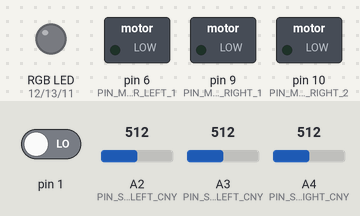
Simulated run of this sketch. Board: Arduino Leonardo, built with avr-gcc and run on an emulated ATmega32U4. Parts: switched loads named in the sketch (green lamp = pin HIGH), an RGB LED mixed from three pins (HIGH = lit). The test bench sets the inputs (shaded band); at power-on: A3 (PIN_SENSOR_FRONTAL_CENTER_LEFT_CNY) = 512, A4 (PIN_SENSOR_FRONTAL_CENTER_RIGHT_CNY) = 512, pin 1 LOW, A2 (PIN_SENSOR_FRONTAL_LEFT_CNY) = 512.

Above: at 1.2 s.
1.3 s: A3 (PIN_SENSOR_FRONTAL_CENTER_LEFT_CNY) set to 492
At 1.7 s:
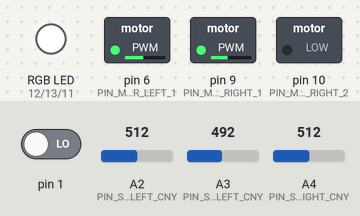
2.8 s: A3 (PIN_SENSOR_FRONTAL_CENTER_LEFT_CNY) set to 510
At 4.0 s:
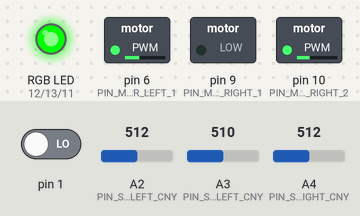
4.3 s: A4 (PIN_SENSOR_FRONTAL_CENTER_RIGHT_CNY) set to 487
At 5.2 s:
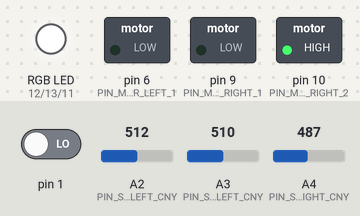
5.8 s: A4 (PIN_SENSOR_FRONTAL_CENTER_RIGHT_CNY) set to 510
At 6.5 s:
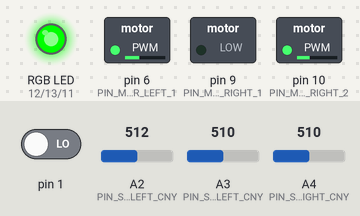
7.3 s: A4 (PIN_SENSOR_FRONTAL_CENTER_RIGHT_CNY) set to 490
At 8.7 s:
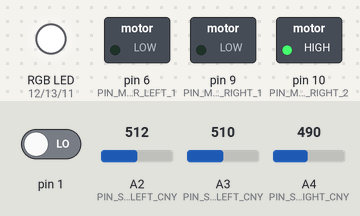
Timing chart, 0 to 9.8 s (numbered marks = the images above; inputs shaded):
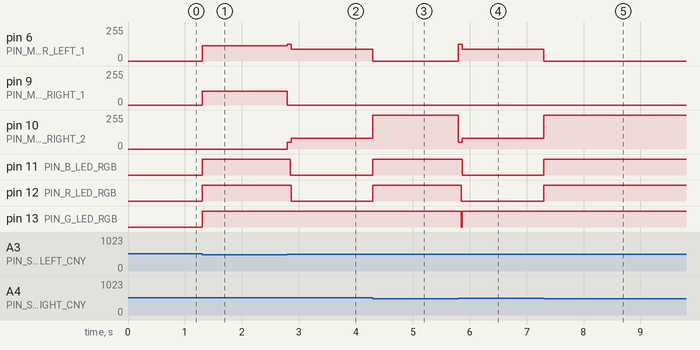

The sketch:

esibot.ino
```cpp
#include "Functions.h"

//Pin medidor de batería.
#define PIN_BATTERY_METER A6

int contBatteryStatus;
int sumBatteryStatus;
boolean batteryStatus = true; //'true' Estado de la batería OK, 'false' batería agotada

//variable de la interrupcion
volatile boolean noAbatido = true;

Functions *functions;

void setup() {
  Serial1.begin(9600);
  pinMode(PIN_BATTERY_METER, INPUT);
  sumBatteryStatus = 0;
  contBatteryStatus = 0;
  // se introduce la interrupcion
  attachInterrupt(digitalPinToInterrupt(1), muerto, RISING);
}

void loop() {
  functions->followLine();
}


void muerto()
{
  noAbatido = false;
  detachInterrupt(digitalPinToInterrupt(1));
}
```

Functions.cpp
```cpp
#include "Functions.h"

void Functions::choose()
{
	String s = Serial1.readString();
	if (s == "choose")
	  conf = true;
	else if (s == "back")
	  conf = false;

  if (conf)
  {
    switch (s[0])
    {
      case 1: sumo(); break;
      case 2:
        followLine(); break;
      case 3:
        remoteControl();
        Serial1.println(2);
        break;
    }
  }
}

void Functions::sumo()
{
	while (!_sensors->obstacleOpposite())
		_moves->rotateRight(2);

	_moves->front(2);

	if (_sensors->isBlack(PIN_SENSOR_FRONTAL_CENTER_LEFT_CNY))
	{
		_moves->back(2);
		delay(500);
		_moves->rotateRight(2);
		delay(1000);
	}
}

void Functions::remoteControl()
{
	int val;
  int vel = 2;
	int bytes = Serial1.available();

	if (bytes > 0)
	{
		val = Serial1.read();
		Serial.println(val);
	}

	switch (val)
	{
		case 10: _moves->front(vel); break;
		case 11: _moves->back(vel); break;
		case 12: _moves->turnRight(vel); break;
		case 13: _moves->turnLeft(vel); break;
		case 14: _moves->rotateRight(vel); break;
		case 15: _moves->rotateLeft(vel); break;
    case 16:
      switch (vel)
      {
        case 1: vel = 4;
        case 2: vel--;
        case 3: vel--;
        case 4: vel--;
      } break;
		default:
		  _moves->stop();
		  conf = false;
		  break;
	}
}

void Functions::followLine()
{
	int vel = 2;
	//CNYs in the middle detect black
	if (_sensors->isBlack(PIN_SENSOR_FRONTAL_CENTER_LEFT_CNY) && _sensors->isBlack(PIN_SENSOR_FRONTAL_CENTER_RIGHT_CNY))
	{
		if (!_sensors->isBlack(PIN_SENSOR_FRONTAL_LEFT_CNY) && !_sensors->isBlack(PIN_SENSOR_FRONTAL_RIGHT_CNY) &&
		    !_sensors->isBlack(PIN_SENSOR_BACK_LEFT_CNY) && !_sensors->isBlack(PIN_SENSOR_BACK_RIGHT_CNY))
			_moves->front(vel);
	}
	else if (_sensors->isBlack(PIN_SENSOR_FRONTAL_CENTER_LEFT_CNY) && !_sensors->isBlack(PIN_SENSOR_FRONTAL_CENTER_RIGHT_CNY))
	{
		while (!_sensors->isBlack(PIN_SENSOR_FRONTAL_CENTER_RIGHT_CNY))
			_moves->rotateLeft(vel);
		_moves->turnLeft(vel);
		delay(20);
		_moves->front(vel);
	}
	else if (_sensors->isBlack(PIN_SENSOR_FRONTAL_CENTER_RIGHT_CNY) && !_sensors->isBlack(PIN_SENSOR_FRONTAL_CENTER_LEFT_CNY))
	{
		while (!_sensors->isBlack(PIN_SENSOR_FRONTAL_CENTER_LEFT_CNY))
			_moves->rotateRight(vel);
		_moves->turnRight(vel);
		delay(20);
		_moves->front(vel);
	}
	else
	{
		if (_sensors->isBlack(PIN_SENSOR_BACK_RIGHT_CNY))
		{
			_moves->turnLeft(vel);
			delay(40);
		}
		else if (_sensors->isBlack(PIN_SENSOR_BACK_LEFT_CNY))
		{
			_moves->turnRight(vel);
			delay(40);
		}
	}
}

boolean Functions::checkBatteryStatus()
{
//  float battery_med;//variable para calcular la media de varias lecturas
//  int battery=analogRead(PIN_BATTERY_METER); //Lee batería
//
//  contBatteryStatus++;
//  sumBatteryStatus+=battery;
//
////   if(contBatteryStatus == 15){
////      int battery_med = sumBatteryStatus/15;
////      Serial.println(battery);
////      Serial.println(battery_med);
////      Serial.println(contBatteryStatus);
////      Serial.println("*******");
////      if(battery_med < 720){ //Si es menor del mínimo (720 ~ 7 V):
////
////          analogWrite(PIN_G_LED_RGB, 255);
////          analogWrite(PIN_R_LED_RGB, 0);
////          analogWrite(PIN_B_LED_RGB, 0);
////          //tone(PIN_ZUMBADOR, 1500, 500);
////          delay(500);
////          analogWrite(PIN_G_LED_RGB, 0);
////          analogWrite(PIN_R_LED_RGB, 255);
////          analogWrite(PIN_B_LED_RGB, 0);
////          //tone(PIN_ZUMBADOR, 2000, 500);
////                delay(500);
////          analogWrite(PIN_G_LED_RGB, 0);
////          analogWrite(PIN_R_LED_RGB, 0);
////          analogWrite(PIN_B_LED_RGB, 255);
////          //tone(PIN_ZUMBADOR, 2500, 500);
////                delay(500);
////          analogWrite(PIN_G_LED_RGB, 0);
////          analogWrite(PIN_R_LED_RGB, 0);
////          analogWrite(PIN_B_LED_RGB, 0);
////            //    noTone(PIN_ZUMBADOR);
////                delay(500);
////          contBatteryStatus = 0;
////          sumBatteryStatus=0;
////          return false;
////
////        }
////      else if(battery_med >= 720){//Si el nivel de batería es bueno:
////
////          if(battery_med < 760){//(720 ~ 7V < nivel de batería < 760 ~ 7.4V)
////            //Cerca de agotarse la batería.
////            //Emite 3 pitidos
////
////            for(int i=0;i<3;i++){
////        tone(PIN_ZUMBADOR, 3000, 200);
////        noTone(PIN_ZUMBADOR);
////              delay(200);
////              }
////      }
////      contBatteryStatus = 0;
////        sumBatteryStatus=0;
////          analogWrite(PIN_G_LED_RGB, 0);
////          analogWrite(PIN_R_LED_RGB, 0);
////          analogWrite(PIN_B_LED_RGB, 0);
////        return true;
////    }
////    }
}
```

Functions.h
```cpp
#ifndef FUNCTIONS
#define FUNCTIONS

#include <Arduino.h>
#include "Moves.h"
#include "Sensors.h"
#include "Outputs.h"

class Functions
{
public:
  void choose();
	void sumo();
	void remoteControl();
	void followLine();
  void moveUS();
  void moveIR();
  boolean checkBatteryStatus();
private:
  Moves *_moves;
  Sensors *_sensors;
  Outputs *_outputs;
  bool conf;
};

#endif
```

Moves.cpp
```cpp
#include "Moves.h"
#include "Outputs.h"

Moves::Moves()
{
	pinMode(PIN_MOTOR_LEFT_1, OUTPUT);
	pinMode(PIN_MOTOR_LEFT_2, OUTPUT);
	pinMode(PIN_MOTOR_RIGHT_1, OUTPUT);
	pinMode(PIN_MOTOR_RIGHT_2, OUTPUT);
}

void Moves::rotateRight(int n)
{
	analogWrite(PIN_MOTOR_RIGHT_1, (int)(PULSE_MOTOR_SPEED_LEVEL_4 / n));
	digitalWrite(PIN_MOTOR_RIGHT_2, LOW);
	analogWrite(PIN_MOTOR_LEFT_1, (int)(PULSE_MOTOR_SPEED_LEVEL_5 / n));
	digitalWrite(PIN_MOTOR_LEFT_2, LOW);
	analogWrite(PIN_G_LED_RGB, 255);
	analogWrite(PIN_R_LED_RGB, 255);
	analogWrite(PIN_B_LED_RGB, 255);
}

void Moves::turnRight(int n)
{
	digitalWrite(PIN_MOTOR_RIGHT_1, LOW);
	//analogWrite(PIN_MOTOR_RIGHT_2, (int)(PULSE_MOTOR_SPEED_LEVEL_3 / n));
	//analogWrite(PIN_MOTOR_LEFT_1, (int)(PULSE_MOTOR_SPEED_LEVEL_4 / n));
  analogWrite(PIN_MOTOR_RIGHT_2, (int)(PULSE_MOTOR_SPEED_LEVEL_1 / n));
  analogWrite(PIN_MOTOR_LEFT_1, (int)(PULSE_MOTOR_SPEED_LEVEL_7 / n));
	digitalWrite(PIN_MOTOR_LEFT_2, LOW);
	delay(10);/*
	digitalWrite(PIN_MOTOR_RIGHT_1, LOW);
	digitalWrite(PIN_MOTOR_RIGHT_2, LOW);
	analogWrite(PIN_MOTOR_LEFT_1, (int)(PULSE_MOTOR_SPEED_LEVEL_4 / n));
	digitalWrite(PIN_MOTOR_LEFT_2, LOW);*/
	delay(40);
	analogWrite(PIN_G_LED_RGB, 255);
	analogWrite(PIN_R_LED_RGB, 255);
	analogWrite(PIN_B_LED_RGB, LOW);
}

void Moves::rotateLeft(int n)
{
	analogWrite(PIN_MOTOR_RIGHT_1, LOW);
	digitalWrite(PIN_MOTOR_RIGHT_2, (int)(PULSE_MOTOR_SPEED_LEVEL_4 / n));
	analogWrite(PIN_MOTOR_LEFT_1, LOW);
	digitalWrite(PIN_MOTOR_LEFT_2, (int)(PULSE_MOTOR_SPEED_LEVEL_5 / n));
	analogWrite(PIN_G_LED_RGB, 255);
	analogWrite(PIN_R_LED_RGB, 255);
	analogWrite(PIN_B_LED_RGB, 255);
}

void Moves::turnLeft(int n)
{
	digitalWrite(PIN_MOTOR_RIGHT_1, LOW);
	//analogWrite(PIN_MOTOR_RIGHT_2, (int)(PULSE_MOTOR_SPEED_LEVEL_3 / n));
	//analogWrite(PIN_MOTOR_LEFT_1, (int)(PULSE_MOTOR_SPEED_LEVEL_4 / n));
  analogWrite(PIN_MOTOR_RIGHT_2, (int)(PULSE_MOTOR_SPEED_LEVEL_1 / n));
  analogWrite(PIN_MOTOR_LEFT_1, (int)(PULSE_MOTOR_SPEED_LEVEL_7 / n));
	digitalWrite(PIN_MOTOR_LEFT_2, LOW);
	delay(10);/*
	digitalWrite(PIN_MOTOR_RIGHT_1, LOW);
	analogWrite(PIN_MOTOR_RIGHT_2, (int)(PULSE_MOTOR_SPEED_LEVEL_3 / n));
	digitalWrite(PIN_MOTOR_LEFT_1, LOW);
	digitalWrite(PIN_MOTOR_LEFT_2, LOW);*/
	delay(40);
	analogWrite(PIN_G_LED_RGB, LOW);
	analogWrite(PIN_R_LED_RGB, LOW);
	analogWrite(PIN_B_LED_RGB, 255);
}

void Moves::front(int n)
{
	digitalWrite(PIN_MOTOR_RIGHT_1, LOW);
	analogWrite(PIN_MOTOR_RIGHT_2, (int)(PULSE_MOTOR_SPEED_LEVEL_2 / n));
	analogWrite(PIN_MOTOR_LEFT_1, (int)(PULSE_MOTOR_SPEED_LEVEL_3 / n));
	digitalWrite(PIN_MOTOR_LEFT_2, LOW);
	analogWrite(PIN_G_LED_RGB, 255);
	analogWrite(PIN_R_LED_RGB, LOW);
	analogWrite(PIN_B_LED_RGB, LOW);
}

void Moves::back(int n)
{
	digitalWrite(PIN_MOTOR_RIGHT_2, LOW);
	digitalWrite(PIN_MOTOR_LEFT_1, LOW);
	analogWrite(PIN_MOTOR_RIGHT_1, (int)(PULSE_MOTOR_SPEED_LEVEL_1 / n));
	analogWrite(PIN_MOTOR_LEFT_2, (int)(PULSE_MOTOR_SPEED_LEVEL_2 / n));
	analogWrite(PIN_G_LED_RGB, LOW);
	analogWrite(PIN_R_LED_RGB, 255);
	analogWrite(PIN_B_LED_RGB, LOW);
}

void Moves::stop()
{
	digitalWrite(PIN_MOTOR_RIGHT_1, LOW);
	digitalWrite(PIN_MOTOR_RIGHT_2, LOW);
	digitalWrite(PIN_MOTOR_LEFT_1, LOW);
	digitalWrite(PIN_MOTOR_LEFT_2, LOW);
	analogWrite(PIN_G_LED_RGB, 0);
	analogWrite(PIN_R_LED_RGB, 255);
	analogWrite(PIN_B_LED_RGB, 0);
}
```

Moves.h
```cpp
#ifndef MOVES
#define MOVES

#include <Arduino.h>

// Pin 1 LEFT MOTOR
#define PIN_MOTOR_LEFT_1 6
// Pin 2 LEFT MOTOR
#define PIN_MOTOR_LEFT_2 5
// Pin 1 RIGHT MOTOR
#define PIN_MOTOR_RIGHT_1 9
// Pin 2 RIGHT MOTOR
#define PIN_MOTOR_RIGHT_2 10

/*MACROS PULSE CONFIGURATION*/
//PWM pulse for level 1/7 motor speed
#define PULSE_MOTOR_SPEED_LEVEL_1 100
//PWM pulse for level 2/7 motor speed
#define PULSE_MOTOR_SPEED_LEVEL_2 160
//PWM pulse for level 3/7 motor speed
#define PULSE_MOTOR_SPEED_LEVEL_3 180
//PWM pulse for level 4/7 motor speed
#define PULSE_MOTOR_SPEED_LEVEL_4 210
//PWM pulse for level 5/7 motor speed
#define PULSE_MOTOR_SPEED_LEVEL_5 230
//PWM pulse for level 6/7 motor speed
#define PULSE_MOTOR_SPEED_LEVEL_6 240
//PWM pulse for level 7/7 motor speed
#define PULSE_MOTOR_SPEED_LEVEL_7 255
/*END MACROS PULSE CONFIGURATION*/


class Moves
{
public:
	Moves();

	void rotateRight(int speed);
	void turnRight(int speed);

	void rotateLeft(int speed);
	void turnLeft(int speed);

	void front(int speed);
	void back(int speed);


	void stop();
};

#endif
```

Outputs.cpp
```cpp
#include "Outputs.h"

Outputs::Outputs()
{
	pinMode(PIN_R_LED_RGB, OUTPUT);
	pinMode(PIN_G_LED_RGB, OUTPUT);
	pinMode(PIN_B_LED_RGB, OUTPUT);
	pinMode(PIN_ZUMBADOR, OUTPUT);
}

void Outputs::colorLed(int r, int g, int b)
{
	analogWrite(PIN_G_LED_RGB, r);
	analogWrite(PIN_R_LED_RGB, g);
	analogWrite(PIN_B_LED_RGB, b);
}

void Outputs::buzzer(int time)
{
	digitalWrite(PIN_ZUMBADOR, HIGH);
	delay(time);
	digitalWrite(PIN_ZUMBADOR, LOW);
}
```

Outputs.h
```cpp
#ifndef OUTPUTS
#define OUTPUTS

#include <Arduino.h>

//Pin BUZZER
#define PIN_ZUMBADOR 3

//Pin B RGB LED
#define PIN_B_LED_RGB 11
//Pin R RGB LED
#define PIN_R_LED_RGB 12
//Pin G RGB LED
#define PIN_G_LED_RGB 13

class Outputs
{
public:
	Outputs();
	void colorLed(int r, int g, int b);
	void buzzer(int time);
};

#endif
```

Sensors.cpp
```cpp
#include "Sensors.h"

Sensors::Sensors()
{
	pinMode(PIN_SENSOR_FRONTAL_LEFT_CNY, INPUT);
	pinMode(PIN_SENSOR_FRONTAL_CENTER_LEFT_CNY, INPUT);
	pinMode(PIN_SENSOR_FRONTAL_CENTER_RIGHT_CNY, INPUT);
	pinMode(PIN_SENSOR_FRONTAL_RIGHT_CNY, INPUT);
}

long Sensors::GetUltraSoundValue(int port)
{
	long distancia;
	//Ex: port = 2;
	long longTime;
	pinMode(port, OUTPUT);
	digitalWrite(port, LOW);
	delayMicroseconds(2);
	digitalWrite(port, HIGH);
	delayMicroseconds(5);
	digitalWrite(port, LOW);
	pinMode(port, INPUT);
	longTime = pulseIn(port, HIGH);

	distancia = TimeMsToDistanceCm(longTime);
	return distancia;
}

long Sensors::TimeMsToDistanceCm(long ms)
{
	return ms / 29 / 2;
}

bool Sensors::isBlack(int port)
{
	int value = analogRead(port);
	if (value < CNY_VALUE_UMBRAL_BLACK) //El suelo no es de color negro, movimientos con paredes y ultrasonidos
		return false;
	return true;
}

bool Sensors::obstacleOpposite()
{
	if (GetUltraSoundValue(PIN_SENSOR_FRONTAL_ULTRASOUND) < DIST_COLISION)
		return true;

	return false;
}
```

Sensors.h
```cpp
#ifndef SENSORS
#define SENSORS

#include <Arduino.h>

//CNY LEFT FRONT
#define PIN_SENSOR_FRONTAL_LEFT_CNY A2
//CNY RIGHT FRONT
#define PIN_SENSOR_FRONTAL_RIGHT_CNY A5
//CNY BACK LEFT
#define PIN_SENSOR_BACK_LEFT_CNY A1
//CNY BACK RIGHT
#define PIN_SENSOR_BACK_RIGHT_CNY A0
//CNY LEFT CENTER FRONT
#define PIN_SENSOR_FRONTAL_CENTER_LEFT_CNY A3
//CNY RIGHT CENTER FRONT
#define PIN_SENSOR_FRONTAL_CENTER_RIGHT_CNY A4

//PIN CENTER ULTRASONIC
#define PIN_SENSOR_FRONTAL_ULTRASOUND 2
//PIN LEFT ULTRASONIC
#define PIN_SENSOR_RIGHT_ULTRASOUND 8
//PIN RIGHT ULTRASONIC
#define PIN_SENSOR_LEFT_ULTRASOUND 7

//BLACK THRESHOLD VALUE > 500
#define CNY_VALUE_UMBRAL_BLACK 500

//SAFE TURNING DISTANCE
#define DIST_SEGURO 20
//COLLISION DISTANCE
#define DIST_COLISION 10

class Sensors
{
public:
	Sensors();
	long GetUltraSoundValue(int port);
	bool isBlack(int port);
	bool obstacleOpposite();

	int valueCnyLeftFrontal;
	int valueCnyRightFrontal;

private:
	long TimeMsToDistanceCm(long ms);
};

#endif
```

Measured:
- the behaviour switches between 500 and 499 on A3 (PIN_SENSOR_FRONTAL_CENTER_LEFT_CNY) (found by bisection; images 0 and 1)
- the behaviour switches between 500 and 499 on A4 (PIN_SENSOR_FRONTAL_CENTER_RIGHT_CNY) (found by bisection; images 2 and 3)
- after the input at 1.3 s, pin 6 (PIN_MOTOR_LEFT_1): 0/255 → 115/255 at once; pin 9 (PIN_MOTOR_RIGHT_1): 0/255 → 105/255 at once; pin 11 (PIN_B_LED_RGB), pin 12 (PIN_R_LED_RGB), pin 13 (PIN_G_LED_RGB): LOW → HIGH at once
- after the input at 2.8 s, pin 6 (PIN_MOTOR_LEFT_1): 115/255 → 127/255 at once, → 90/255 0.07 s later; pin 9 (PIN_MOTOR_RIGHT_1): 105/255 → 0/255 at once; pin 10 (PIN_MOTOR_RIGHT_2): 0/255 → 50/255 at once, → 80/255 0.07 s later; pin 11 (PIN_B_LED_RGB): HIGH → LOW after 0.05 s; pin 12 (PIN_R_LED_RGB): HIGH → LOW after 0.07 s
- after the input at 4.3 s, pin 6 (PIN_MOTOR_LEFT_1): 90/255 → 0/255 at once; pin 10 (PIN_MOTOR_RIGHT_2): 80/255 → 255/255 at once; pin 11 (PIN_B_LED_RGB), pin 12 (PIN_R_LED_RGB): LOW → HIGH at once
- after the input at 5.8 s, pin 6 (PIN_MOTOR_LEFT_1): 0/255 → 127/255 at once, → 90/255 0.07 s later; pin 10 (PIN_MOTOR_RIGHT_2): 255/255 → 50/255 at once, → 80/255 0.07 s later; pin 11 (PIN_B_LED_RGB): HIGH → LOW after 0.07 s; pin 12 (PIN_R_LED_RGB): HIGH → LOW after 0.05 s; pin 13 (PIN_G_LED_RGB): HIGH → LOW after 0.05 s, → HIGH 0.02 s later
- after the input at 7.3 s, pin 6 (PIN_MOTOR_LEFT_1): 90/255 → 0/255 at once; pin 10 (PIN_MOTOR_RIGHT_2): 80/255 → 255/255 at once; pin 11 (PIN_B_LED_RGB), pin 12 (PIN_R_LED_RGB): LOW → HIGH at once
